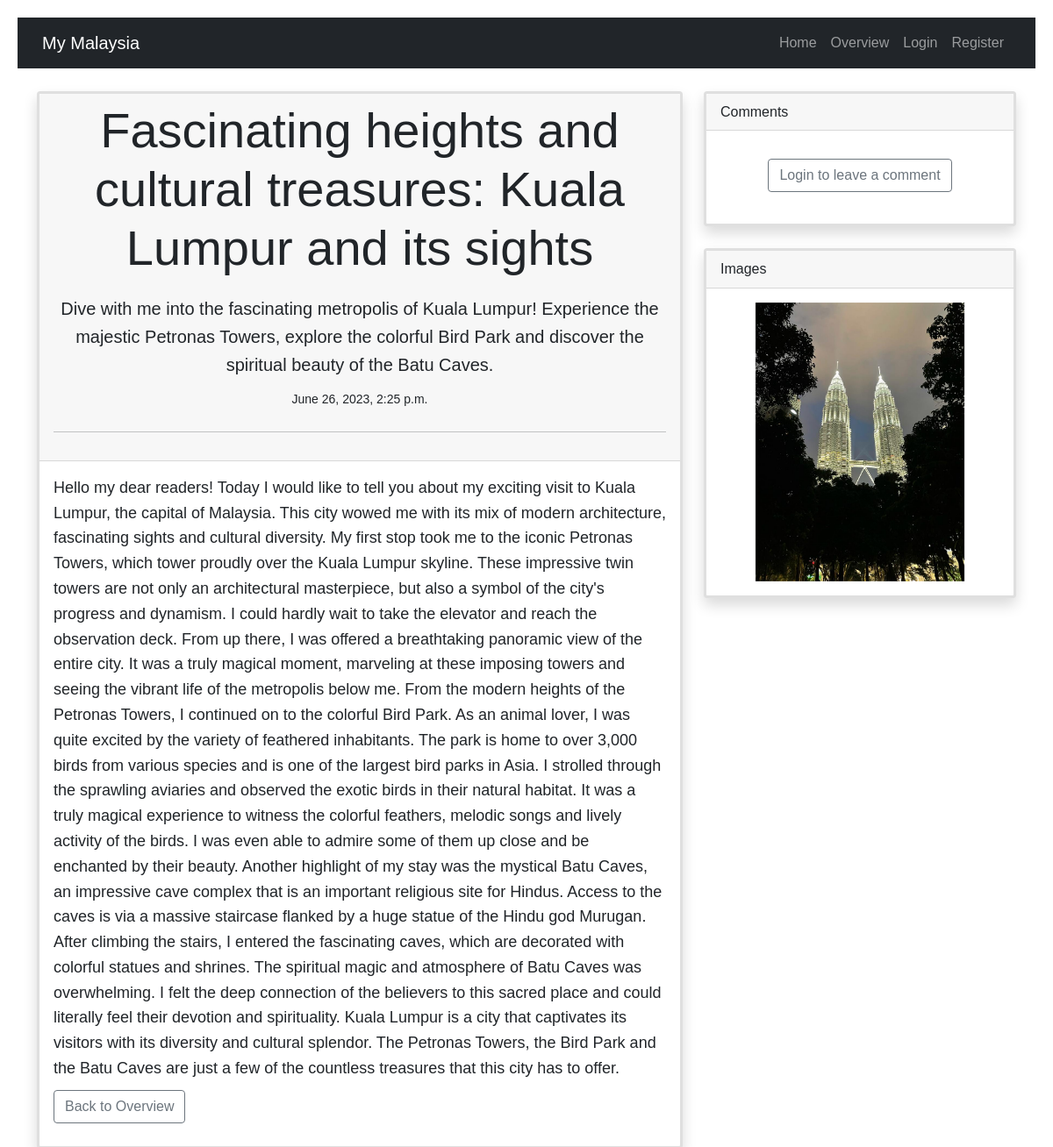
Before: /article/17 with the older database file.
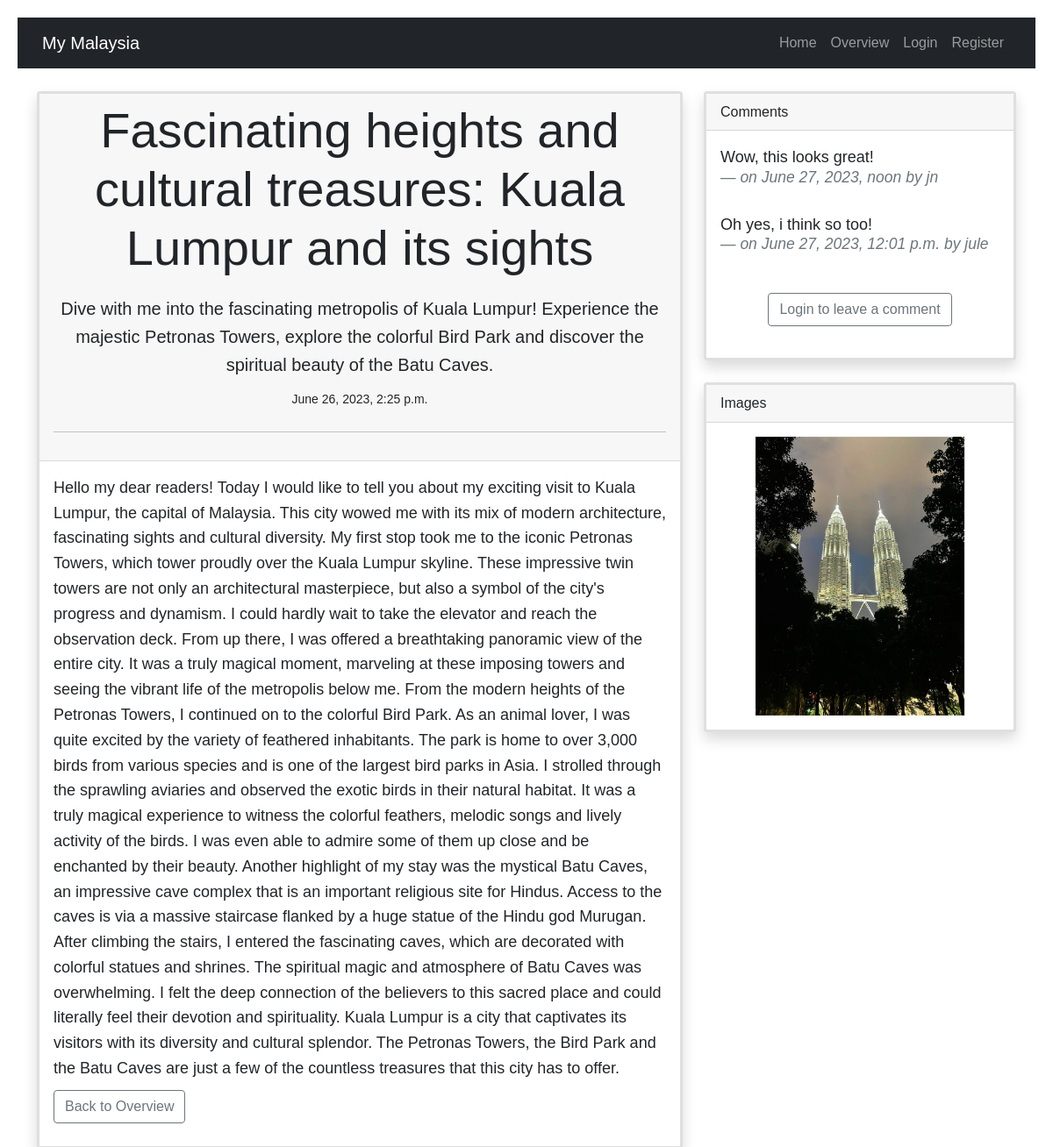
After: the same page with the newer database file.
### articles/models.py (models this page shows, shortened)
class Images(models.Model):
    file = models.FileField(null=True, upload_to='images/')
    title = models.TextField(default='title')

class Comment(models.Model):
    text = models.TextField()
    date_created = models.DateTimeField('Comment Added',blank=True, auto_now_add=True)
    creator = models.IntegerField("Comment Creator", blank=False, default=1)
    article = models.IntegerField("Article", blank=False, default=1)

### articles/views.py (the view)
def article(request, id):
    submitted = False
    form = CommentForm()
    article = Article.objects.get(id=id)
    comments = Comment.objects.filter(article=id)
    images = Images.objects.filter(title=article.title)
    if request.method == "POST":
        form = CommentForm(request.POST)
        if form.is_valid():
            comment = form.save(commit=False)
            comment.creator = request.user.id
            comment.article = id
            comment.save()
            messages.success(request, ('Your comment was successfully stored'))
            return HttpResponseRedirect(f"/article/{id}?submitted=True")
    else:
        if 'submitted' in request.GET:
            submitted = True
    return render(request, 'article.html', {'article':article,'form': form, 'submitted': submitted,'comments':comments, 'images': images})

### articles/templatetags/custom_tags.py (called while the page is built)
@register.filter
def get_user_by_id(creator_id):
    return users.get(id=creator_id)

### templates/article.html (shortened to what this page needs)
{% extends "base.html" %}
{% load custom_tags %}
{% load static %}
{% block content %}
<br>
<body>
  <div class="container">
    <div class="row">  {% comment %} data-masonry='{"percentPosition": true }' {% endcomment %}
      <div class="col-md-8">
        <div class="card border-3 shadow" >
          <div class="card-header">
            <center>
              <div>
                <h1 class="display-4">{{ article.title }}</h1>
                <p class="lead">{{ article.summary }}</p>
                <small>{{ article.date_created }}</small>
                <hr class="my-4">
              </div>
          </center>
          </div>
          <div class="card-body">
            <p>{{ article.content }}</p>
            <p class="lead">
              <a class="btn btn-outline-secondary" href="/overview" role="button">Back to Overview</a>
            </p>
          </div>
        </div>
      </div>
      <div class="col-md-4">
        <div class="card border-3 shadow">
          <div class="card-header">
            Comments
          </div>
          <div class="card-body">
            {% for comment in comments %}
            <blockquote class="blockquote mb-0">
            <p>{{comment.text}}</p>
            <footer class="blockquote-footer"><cite title="Source Title">on {{comment.date_created}} by {{ comment.creator|get_user_by_id }}</cite></footer>
            </blockquote>
            <br>
            {% endfor %}
          </div>
          <center>
          <div>
            {% if user.is_authenticated%}
              <form action='' method='POST' class="w-75 mx-auto">
                {% csrf_token %}
                {{form.as_p }}
                <div>
                  <button type='submit' class="btn btn-outline-secondary">Add Comment</button>
                </div>
              </form>
              {% else %}
              <p class="lead">
                <a href='/login'><button type="button" class="btn btn-outline-secondary">Login to leave a comment</button></a>
              </p>
              {% endif %}
              <br>
            </div>
          </center>
        </div>
        <br/>
        {% if images %}
        <div class="card border-3 shadow">
          <div class="card-header">
            Images
          </div>
          <div class="card-body">
            <center>
              <div id="CarouselWithControls" class="carousel slide" data-ride="carousel">
                <div class="carousel-inner">
                {%for image in images%}
                  {% if forloop.first %}
                    <div class="carousel-item {% if forloop.first %} active {% endif %}">
                      <img src="{{ image.file.url }}" class="d-block w-75">
                    </div>
                    {% else %}
                    <div class="carousel-item {% if  forloop.first %} active {% endif %}">
                      <img src="{{ image.file.url }}" class="d-block w-75">
                    </div>
                  {% endif%}
                  <a class="carousel-control-prev" href="#CarouselWithControls" role="button" data-bs-slide="prev">
                    <span class="carousel-control-prev-icon" aria-hidden="true"></span>
                  </a>
                  <a class="carousel-control-next" href="#CarouselWithControls" role="button" data-bs-slide="next" style="color: black">
                    <span class="carousel-control-next-icon" aria-hidden="true"></span>
                  </a>
                {% endfor %}
                </div>
              </div>
            </center>
          </div>
        </div>
        {% endif %}
      </div>
    </div>
  </div>
</body>
{% endblock %}

Changed rows visible on the page:
added Comment: text "Wow, this looks great!", date_created "June 27, 2023, noon", creator|get_user_by_id "jn"
added Comment: text "Oh yes, i think so too!", date_created "June 27, 2023, 12:01 p.m.", creator|get_user_by_id "jule"
